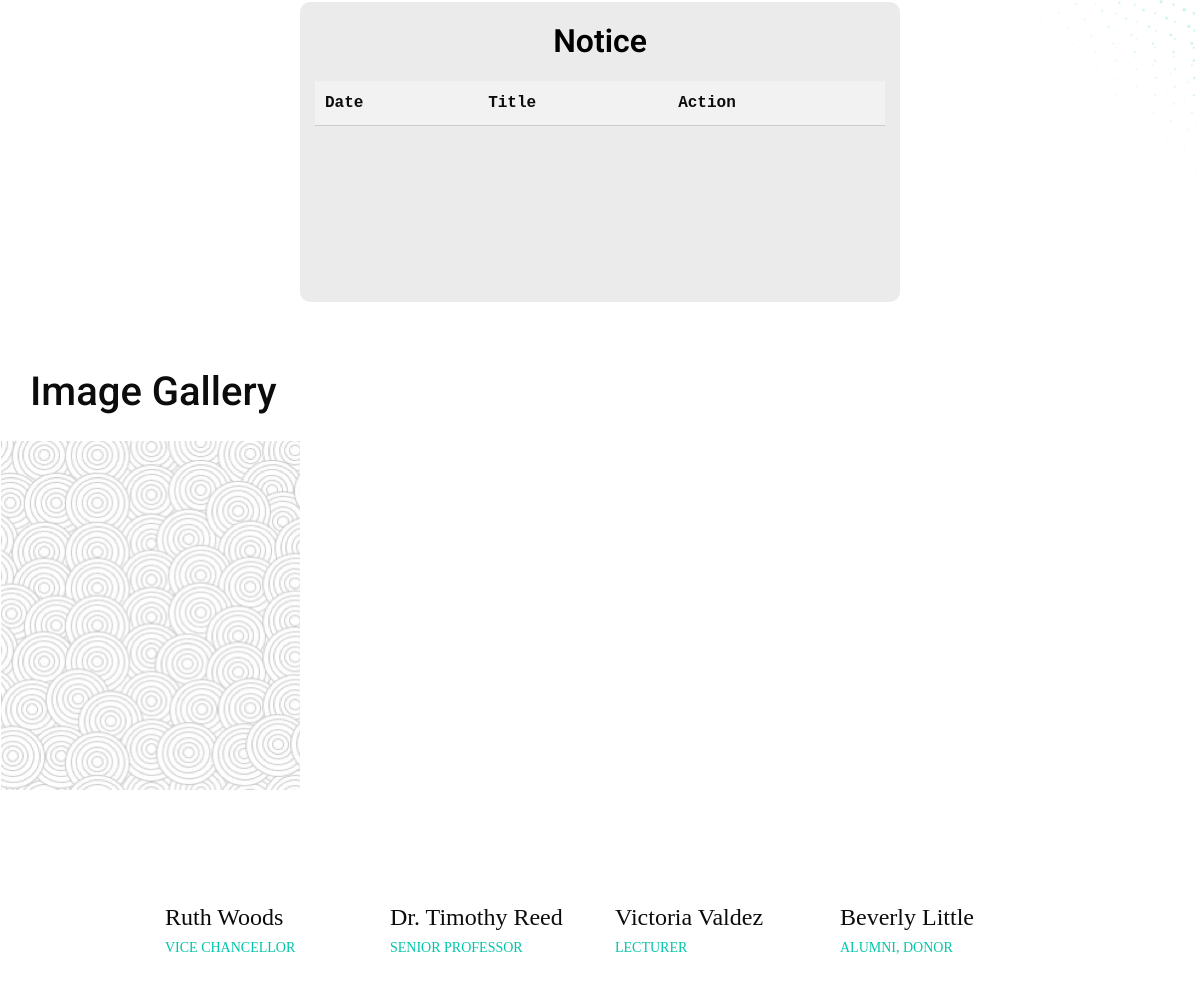
Before: / (middle part) with the older database file.
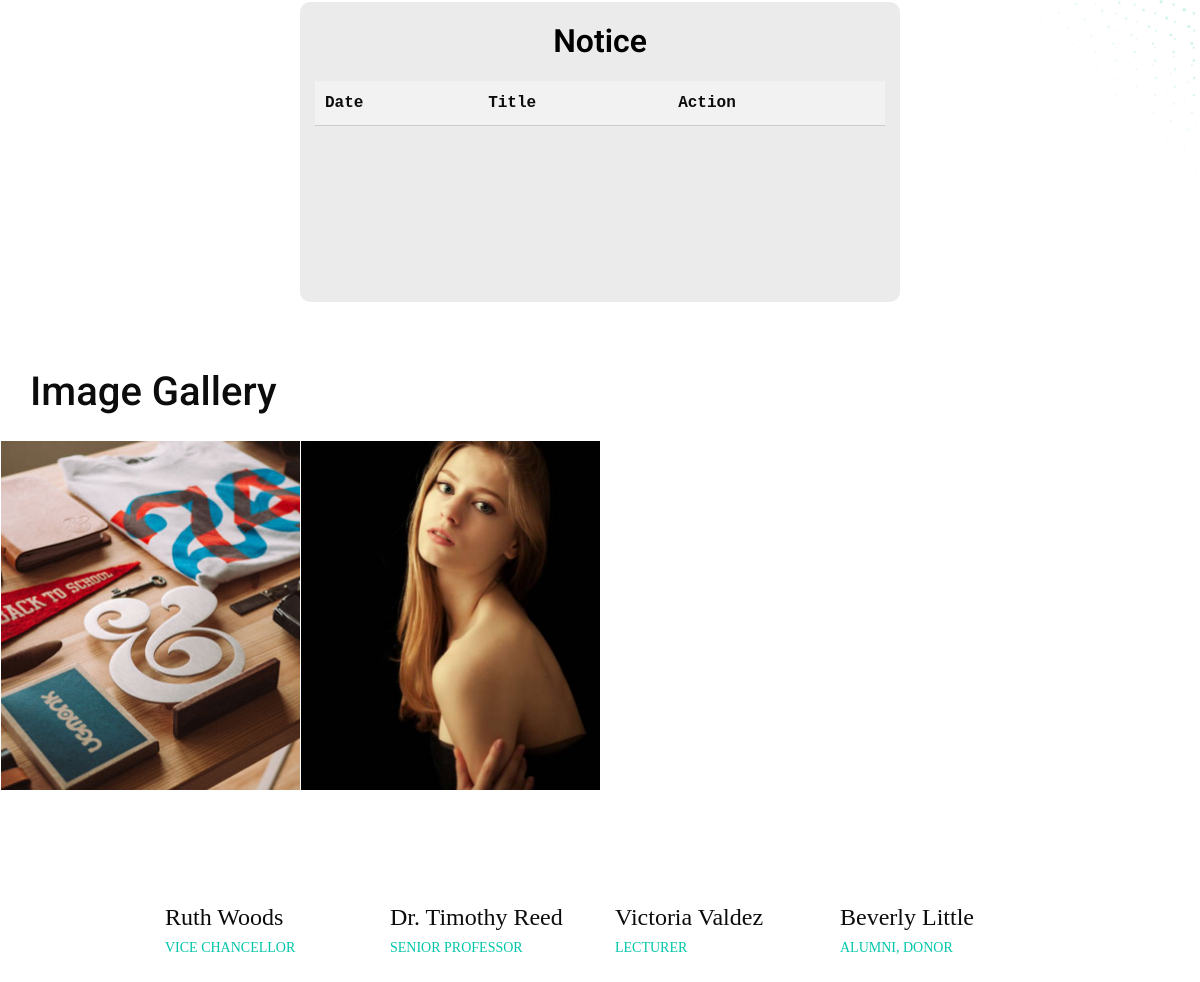
After: the same page with the newer database file.
### tables this page shows
CREATE TABLE `gallery` (
  `id` int(11) NOT NULL,
  `title` varchar(255) NOT NULL,
  `image` varchar(5000) NOT NULL
);

### index.php (the view, shortened to what this page needs)
<!DOCTYPE html>
<html>
<head>
    <link rel="stylesheet" href="hf.css" />
    <link rel="stylesheet" type="text/css" href="https://cdnjs.cloudflare.com/ajax/libs/font-awesome/5.15.1/css/all.min.css" />
    <link rel="stylesheet" type="text/css" href="css/bootstrap.css" />
    <link rel="stylesheet" type="text/css" href="https://cdnjs.cloudflare.com/ajax/libs/OwlCarousel2/2.3.4/assets/owl.carousel.min.css" />
    <link href="css/font-awesome.min.css" rel="stylesheet" />
    <link rel="stylesheet" href="https://cdnjs.cloudflare.com/ajax/libs/jquery-nice-select/1.1.0/css/nice-select.min.css" />
    <link rel="stylesheet" href="https://cdnjs.cloudflare.com/ajax/libs/bootstrap-datepicker/1.3.0/css/datepicker.css" />
    <link href="css/style.css" rel="stylesheet" />
    <link href="css/responsive.css" rel="stylesheet" />
    <link href="test.css" rel="stylesheet" />
</head>
<body>
    <div class="hero_area">
        <section class="slider_section">
            <div class="dot_design">
            </div>
        </section>
    </div>
    <section class="sectionmid mt-5">
        <div class="blue-div">
            <h1>Notice</h1>
            <div class="container">
                <table>
                    <thead>
                        <tr>
                            <th>Date</th>
                            <th>Title</th>
                            <th>Action</th>
                        </tr>
                    </thead>
                </table>
            </div>
        </div>
    </section>
    <div class="container py-3">
        <h1> Image Gallery</h1>
    </div>
    <?php
        $host = 'localhost';
        $username = 'root';
        $password = '';
        $database = 'alumni';
        $pdo = new PDO("mysql:host=$host;dbname=$database", $username, $password);
        $stmt = $pdo->query("SELECT id, title, image FROM gallery ORDER BY id DESC LIMIT 8");
        $rows = $stmt->fetchAll(PDO::FETCH_ASSOC);
        $htmlContent = '';
        foreach ($rows as $row) {
            $htmlContent .= '
                <div class="col-md-3 work-sec">
                    <div class="image-container">
                        <img src="uploads/' . $row['image'] . '" class="img-fluid" alt="" width="480px" height="350px">
                    </div>
                    <div class="middle">
                        <div class="text">
                            <h2 class="title">' . htmlspecialchars($row['title']) . '</h2>
                        </div>
                    </div>
                </div>';
        }
    ?>
    <div class="container-fluid fix-extends desktop" id="works">
        <div class="row">
            <?php echo $htmlContent; ?>
        </div>
    </div>
    <div class="container teamSection" id="team">
        <div class="row">
            <div class="col-md-3">
                <p class="fullname">Ruth Woods</p>
                <small class="title-sec">Vice Chancellor</small>
            </div>
            <div class="col-md-3">
                <p class="fullname">Dr. Timothy Reed</p>
                <small class="title-sec">Senior Professor</small>
            </div>
            <div class="col-md-3">
                <p class="fullname">Victoria Valdez</p>
                <small class="title-sec">Lecturer</small>
            </div>
            <div class="col-md-3">
                <p class="fullname">Beverly Little</p>
                <small class="title-sec">Alumni, Donor</small>
            </div>
        </div>
    </div>
</body>
</html>

### hf.css (style rules this page uses)
body { line-height: 1.5; font-family: "Poppins", sans-serif; margin-bottom: 0; }
* { margin: 0; padding: 0; box-sizing: border-box; }

### css/style.css (style rules this page uses)
body { font-family: "Roboto", sans-serif; color: #0c0c0c; background-color: #ffffff; overflow-x: hidden; }
.hero_area { position: relative; }
.slider_section { -webkit-box-flex: 1; -ms-flex: 1; flex: 1; display: -webkit-box; display: -ms-flexbox; display: flex; -webkit-box-align: center; -ms-flex-align: center; align-items: center; -webkit-box-shadow: 0 5px 15px 0 rgba(0, 0, 0, 0.1); box-shadow: 0 5px 15px 0 rgba(0, 0, 0, 0.1); padding-top: 45px; padding-bottom: 75px; }
.slider_section .dot_design { position: absolute; width: 450px; right: 0; bottom: 0; -webkit-transform: translateY(50%); transform: translateY(50%); z-index: 1; }
@media (min-width: 861px) { .desktop { display: block; } }
.work-sec { margin: 0; padding: 0; position: relative; }
.work-sec img { padding: 0.5px; opacity: 1; transition: .5s ease; }
.fix-extends { width: 100%; overflow-x: hidden; }
.teamSection { margin-top: 60px; margin-bottom: 60px; margin-left: auto; margin-right: auto; width: 75%; justify-content: center; }
.teamSection .fullname { font-size: 24px; font-family: 'Raleway'; font-weight: 500; margin-top: 25px; margin-bottom: 0px; }
.title-sec { color: #00c6a9; font-size: 14px; font-family: 'Raleway'; text-transform: uppercase; }
.image-container img { width: 480px; height: 350px; object-fit: cover; }

### css/responsive.css (style rules this page uses)
@media (min-width: 1200px) { .container { max-width: 1170px; } }

### test.css (style rules this page uses)
.sectionmid { margin-top: 20px; display: flex; justify-content: center; align-items: center; margin-bottom: 50px; }
.sectionmid .blue-div { background-color: rgb(235, 235, 235); border-radius: 10px; width: 50%; height: 300px; overflow: auto; }
.sectionmid .blue-div h1 { text-align: center; font-size: 2rem; color: rgb(0, 0, 0); font-weight: 600; padding-top: 20px; }
.sectionmid .blue-div table { width: 100%; border-collapse: collapse; margin-top: 20px; }
.sectionmid .blue-div table th, .sectionmid .blue-div table td { padding: 10px; text-align: left; font-family: monospace; border-bottom: 1px solid #ccc; }
.sectionmid .blue-div table th { background-color: #f2f2f2; font-weight: bold; }
body { cursor: url("/cursor.png"), auto; }

Changed rows visible on the page:
removed gallery: image (picture)
added gallery: image (picture)
added gallery: image (picture)
